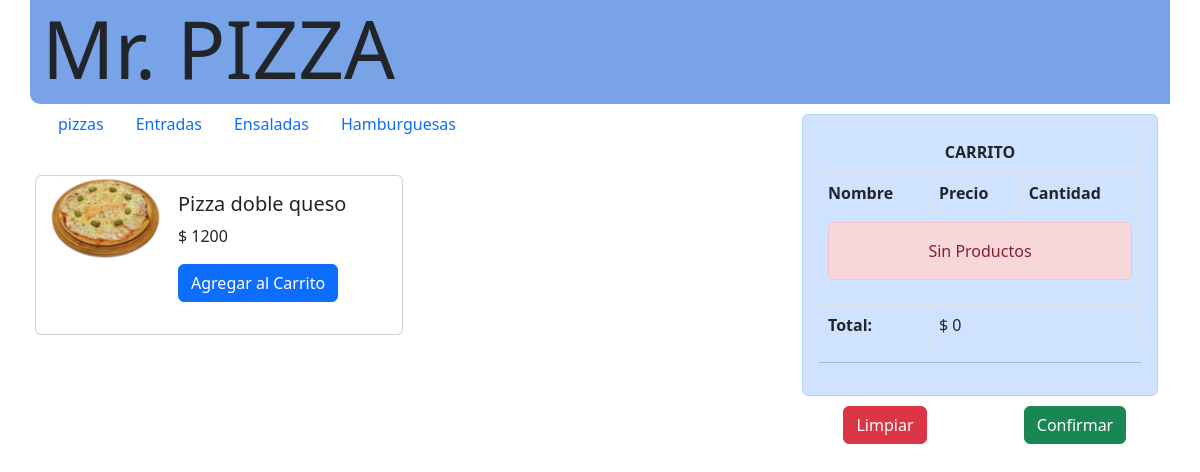
Before: /category/1 with the older database file.
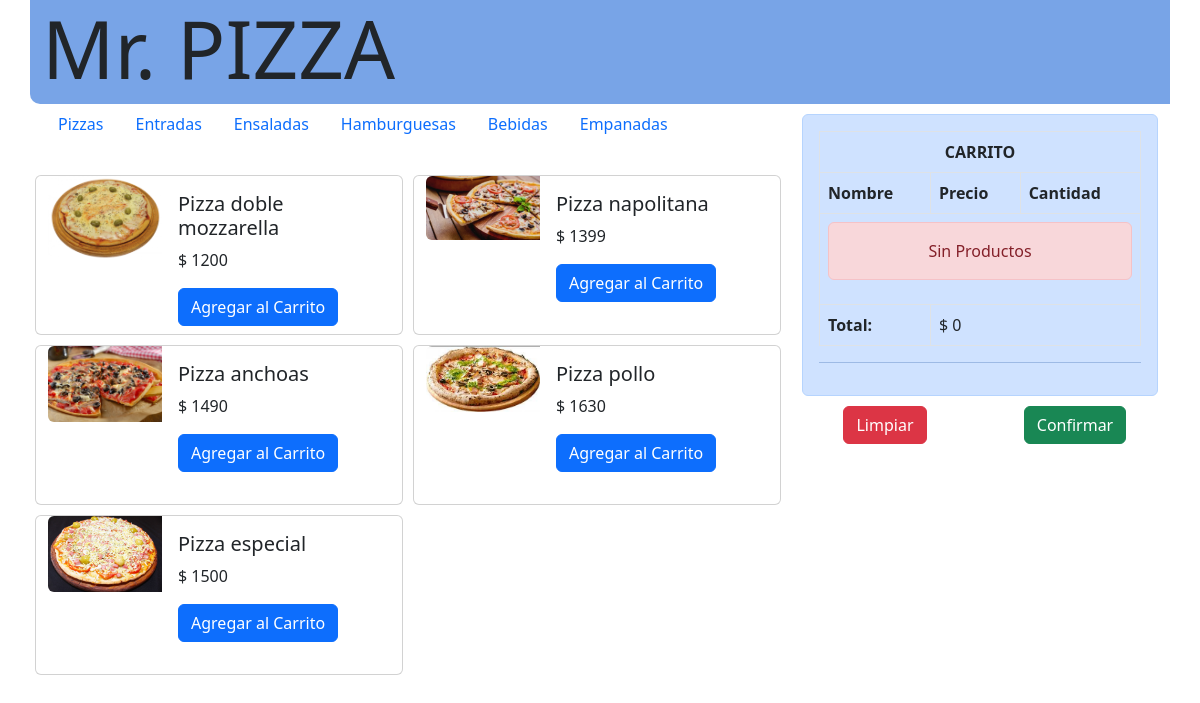
After: the same page with the newer database file.
### products/models.py (models this page shows, shortened)
class Category(models.Model):
    name = models.CharField(max_length=60, null=False, blank=False)

class Product(models.Model):
    title = models.CharField(max_length=120, null=False, blank=False)
    image = models.ImageField(upload_to="products")
    price = models.IntegerField(null=True, blank=True)
    categories = models.ForeignKey(Category, on_delete=models.CASCADE, default=1)

### products/views.py (the view)
# urls.py: path('category/<int:category_id>', views.category, name='category'),
def category(request, category_id):
        category = Category.objects.get(id=category_id)
        products = Product.objects.filter(categories=category)
        categories = Category.objects.all()
        return render(request, "index.html", {'category':category, 'products':products, 'categories':categories})

### cart/context_processor.py (called while the page is built)
def total_pay(request):
    total = 0
    if request.user.is_authenticated:
        if "cart" in request.session.keys():
            for key, value in request.session["cart"].items():
                total += int(value["subtotal"])
    return {"total_pay": total}

### templates/index.html (shortened to what this page needs)
<!DOCTYPE html>
{% load static %}
<html lang="es">
<head>
<link href="https://cdn.jsdelivr.net/npm/bootstrap@5.2.2/dist/css/bootstrap.min.css" rel="stylesheet">
</head>
<body>
    <div class="container">
        <div class="row">
            <div class="col-12 align-self-center" style="background-color: rgb(120, 164, 231); border-end-start-radius: 10px; "><h1 class="display-1">Mr. PIZZA</h1></div>
        </div>
        <div class="row">
            <div class="col-8">
                    <ul class="nav nav-pills mb-3" id="pills-tab" role="tablist">
                        {% for category in categories %}
                          <li class="nav-item" role="presentation">
                            <a href="{% url 'category' category.id %}" style="text-decoration: none;">
                                <button class="nav-link" id="pills-home-tab" data-bs-toggle="pill" data-bs-target="#pills-home" type="button" role="tab" aria-controls="pills-home" aria-selected="true">{{category.name}}</button>
                            </a>
                          </li>
                        {% endfor %}
                      </ul>
                      <div class="tab-content" id="pills-tabContent">
                        <div class="tab-pane fade show active" id="pills-home" role="tabpanel" aria-labelledby="pills-home-tab" tabindex="0">{% include "category.html" %}</div>
                      </div>
            </div>
            <div class="col-4">
                {% include "cart.html" %}
            </div>
        </div>
    </div>
</body>
</html>

### templates/category.html
<div class="row" style="padding: 10px 0;">
    <div class="col-12">
        <div class="row">
            {% for product in products %}
            <div class="card mb-6" style="height: 10rem; width: 23rem; margin: 5px;">
                <div class="row g-0">
                  <div class="col-md-4">
                    <img src="{{product.image.url}}" class="img-fluid rounded-start" alt="...">
                  </div>
                  <div class="col-md-8">
                    <div class="card-body">
                      <h5 class="card-title">{{product.title}}</h5>
                      <p class="card-text">$ {{product.price}}</p>
                      <a href="{% url 'add' product.id %}" class="btn btn-primary" style="font-display: 4;">Agregar al Carrito</a>
                    </div>
                  </div>
                </div>
              </div>
            {% endfor %}
        </div>
     </div>
</div>

Changed rows visible on the page:
changed Category: name "pizzas" → "Pizzas"
added Category: name "Bebidas"
added Category: name "Empanadas"
changed Product: title "Pizza doble queso" → "Pizza doble mozzarella"
added Product: image (picture), title "Pizza napolitana", price "1399"
added Product: image (picture), title "Pizza anchoas", price "1490"
added Product: image (picture), title "Pizza pollo", price "1630"
added Product: image (picture), title "Pizza especial", price "1500"
